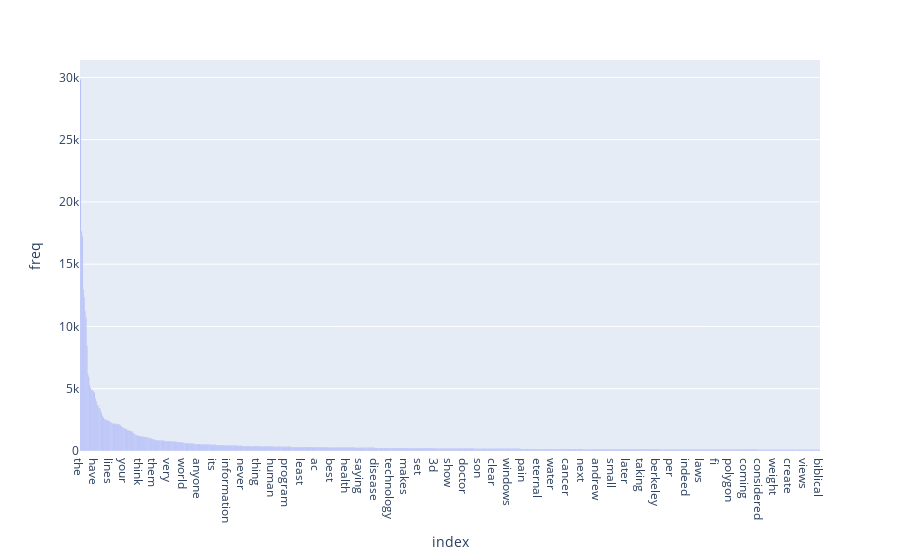

Notebook cell for this chart:
### Code cell
# sort values in the bar chart above  
sorted_df = reduced_df.sort_values(by='freq', ascending=False)
fig = px.bar(sorted_df, y="freq")
fig.show()

### Figure 1 — Plotly figure (JSON) as saved in the notebook; plotly's stock layout.template omitted (floating-point values rounded to 4 significant figures; data arrays with more than 128 entries replaced by an {"elided": "..."} marker saying what was removed)
{"data": [{"alignmentgroup": "True", "hovertemplate": "index=%{x}<br>freq=%{y}<extra></extra>", "legendgroup": "", "marker": {"color": "#636efa", "pattern": {"shape": ""}}, "name": "", "offsetgroup": "", "orientation": "v", "showlegend": false, "textposition": "auto", "type": "bar", "x": {"elided": "801 str values"}, "xaxis": "x", "y": {"elided": "801 int values"}, "yaxis": "y"}], "layout": {"autosize": true, "barmode": "relative", "legend": {"tracegroupgap": 0}, "margin": {"t": 60}, "xaxis": {"anchor": "y", "autorange": true, "domain": [0, 1], "range": [-0.5, 800.5], "title": {"text": "index"}, "type": "category"}, "yaxis": {"anchor": "x", "autorange": true, "domain": [0, 1], "range": [0, 31390.0], "title": {"text": "freq"}, "type": "linear"}}}
